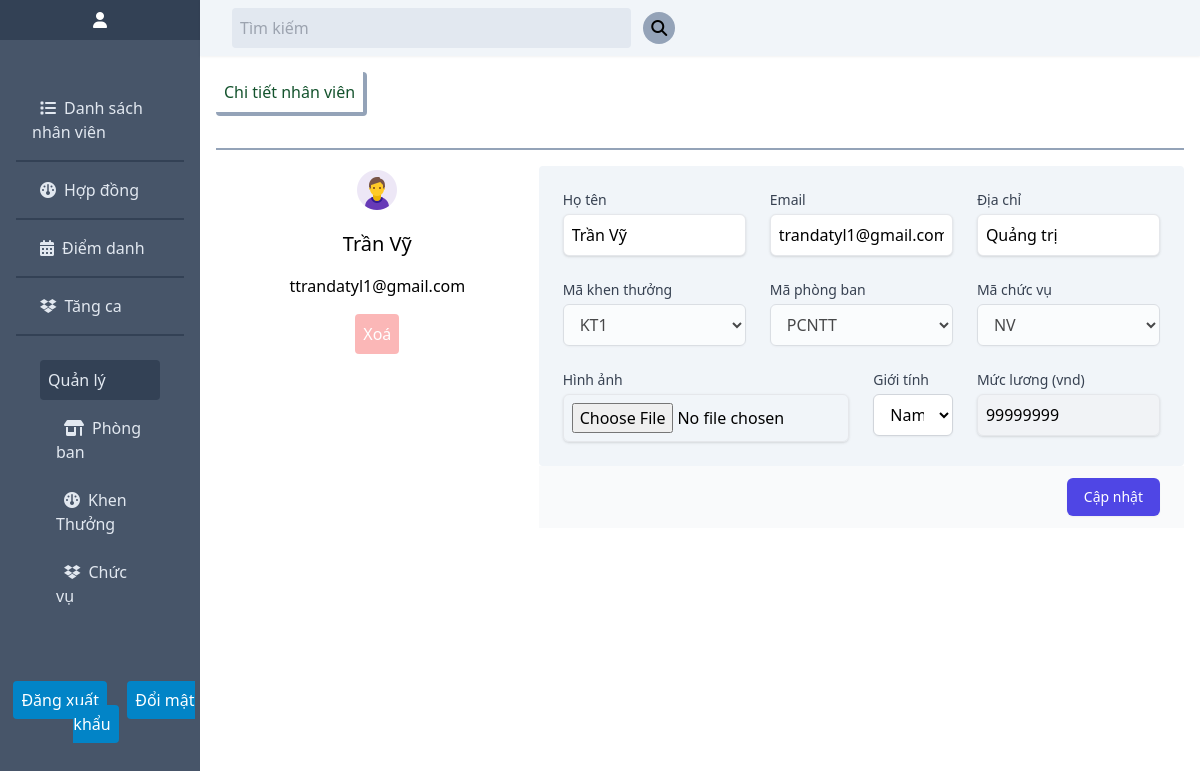
The app's page /chitietnhanvien.php?maNv=NV587 with its own data.
### tables this page shows
CREATE TABLE `nhanvien` (
  `maNV` varchar(20) NOT NULL,
  `password` varchar(20) NOT NULL,
  `luong` int(11) NOT NULL,
  `hoten` varchar(30) NOT NULL,
  `hinhanh` varchar(20) NOT NULL,
  `diachi` varchar(20) NOT NULL,
  `email` varchar(33) NOT NULL,
  `gioitinh` int(1) NOT NULL,
  `trangthai` int(1) NOT NULL,
  `maKT` varchar(20) NOT NULL,
  `maPhongBan` varchar(20) NOT NULL,
  `maChucVu` varchar(20) NOT NULL
);

### src/controller/userController.php (called while the page is built, shortened)
<?php
class userController
{
    public function user_detail($id) {
        $User = new User();
        $data = $User->getId($id);
        include_once './src/views/user-detail.php';
    }
}

### src/config/database.php (called while the page is built, shortened)
<?php
class Database {
    public $hostname = 'localhost';
    public $username = 'root';
    public $pw = '';
    public $dbname = 'du_an1';
    public function __construct()
    {
        $this->conn = mysqli_connect($this->hostname, $this->username, $this->pw, $this->dbname);
    }
}
?>

### src/model/User.php (called while the page is built, shortened)
<?php
class User extends Database
{
    public function getId($id)
    {
        $reusult = mysqli_query($this->conn, "SELECT * FROM nhanvien where maNv = '$id'");
        $data = mysqli_fetch_assoc($reusult);
        return $data;
    }
}

### src/views/user-detail.php (the view, shortened to what this page needs)
<?php
require './src/views/component/head.php';
?>
<body>
    <main>
        <?php
        require './src/views/component/nav.php';
        ?>
        <section class="float-right w-5/6 relative">
            <?php
            require './src/views/component/search-header.php';
            ?>
            <div class="content-home bg_user ">
                <div class="flex text-green-900 font-medium">
                    <p class="border border-slate-400 rounded border-0 border-r-4 border-b-4 m-4 p-2">Chi tiết nhân viên</p>
                </div>
                <hr class="m-4 border-b-2 border-0 border-slate-400">
                <div class="m-4 flex">
                    <div class="w-1/3 text-center">
                        <img  class="m-auto" src="./assets/img/<?php echo $data['hinhanh']?>" alt="">
                        <p class="mt-4 font-medium text-xl"><?php echo $data['hoten'] ?></p>
                        <p class="mt-4">t<?php echo $data['email'] ?></p>
                        <form action="./crud.php" method="GET">
                            <button class="disabled disabled:opacity-50 rounded p-2 m-2 mt-4 bg-red-400 text-white" type="submit">Xoá</button>
                        </form>
                    </div>
                    <div class="w-2/3">
                        <form action="./crud.php" method="POST" class="">
                            <div class="overflow-hidden">
                                <div class="bg-slate-100 px-4 py-5 sm:p-6  rounded">
                                    <div class="grid grid-cols-6 gap-6 relative">
                                        <div class="col-span-2">
                                            <label for="fullName" class="block text-sm font-medium text-gray-700">Họ tên</label>
                                            <input type="text" name="fullName" id="fullName"  value="<?php echo $data['hoten'] ?>" autocomplete="given-name" class="mt-1 block w-full p-2 border rounded-md shadow focus:border-indigo-500">
                                        </div>
                                        <div class="col-span-2">
                                            <label for="email" class="block text-sm font-medium text-gray-700">Email</label>
                                            <input type="email" name="email" id="email" value="<?php echo $data['email'] ?>" autocomplete="email" class="mt-1 block w-full p-2 border rounded-md shadow focus:border-indigo-500">
                                        </div>
                                        <div class="col-span-2">
                                            <label for="address" class="block text-sm font-medium text-gray-700">Địa chỉ</label>
                                            <input type="text" value="<?php echo $data['diachi'] ?>" name="address" id="address" autocomplete="address-level1" class="mt-1 block w-full p-2 border rounded-md shadow focus:border-indigo-500">
                                        </div>
                                        <div class="col-span-2">
                                            <label for="maKT" class="block text-sm font-medium text-gray-700">Mã khen thưởng</label>
                                            <select id="maKT" name="maKT" autocomplete="maKT-name" class="mt-1 disabled block w-full rounded-md border border-gray-300 bg-white py-2 px-3 shadow-sm focus:border-indigo-500 focus:outline-none focus:ring-indigo-500">
                                                <option><?php echo $data['maKT']?></option>
                                            </select>
                                        </div>
                                        <div class="col-span-2">
                                            <label for="maPB" class="block text-sm font-medium text-gray-700">Mã phòng ban</label>
                                            <select id="maPB" name="maPB" autocomplete="maPB-name" class="disabled mt-1 disabled block w-full rounded-md border border-gray-300 bg-white py-2 px-3 shadow-sm focus:border-indigo-500 focus:outline-none focus:ring-indigo-500">
                                                <option><?php echo $data['maPhongBan']?></option>
                                            </select>
                                        </div>
                                        <div class="col-span-2">
                                            <label for="maCV" class="block text-sm font-medium text-gray-700">Mã chức vụ</label>
                                            <select id="maCV" name="maCV" autocomplete="maCV-name" class="mt-1 disabled block w-full rounded-md border border-gray-300 bg-white py-2 px-3 shadow-sm focus:border-indigo-500 focus:outline-none focus:ring-indigo-500">
                                                <option><?php echo $data['maChucVu']?></option>
                                            </select>
                                        </div>
                                        <div class="col-span-3">
                                            <label for="img" class="block text-sm font-medium text-gray-700">Hình ảnh</label>
                                            <input type="file" name="img" id="img" autocomplete="family-name" class="mt-1 block w-full p-2 border rounded-md shadow focus:border-indigo-500">
                                        </div>
                                        <div class="col-span-1">
                                            <label for="gender" class="block text-sm font-medium text-gray-700">Giới tính</label>
                                            <select id="gender" name="gender" autocomplete="gender-name" class="mt-1 block w-full rounded-md border border-gray-300 bg-white py-2 px-3 shadow-sm focus:border-indigo-500 focus:outline-none focus:ring-indigo-500">
                                                <option value="0">Nam</option>
                                            </select>
                                        </div>
                                        <div class="col-span-2">
                                            <label for="salary" class="block text-sm font-medium text-gray-700">Mức lương (vnd)</label>
                                            <input type="text" value="<?php echo $data['luong']?>" name="salary" id="salary" autocomplete="salary" class="mt-1 disabled block w-full p-2 border rounded-md shadow focus:border-indigo-500">
                                        </div>
                                    </div>
                                </div>
                                <div class="bg-gray-50 px-4 py-3 text-right sm:px-6">
                                    <button type="submit" class="inline-flex justify-center rounded-md border border-transparent bg-indigo-600 py-2 px-4 text-sm font-medium text-white shadow-sm hover:bg-indigo-700 focus:outline-none focus:ring-2 focus:ring-indigo-500 focus:ring-offset-2">Cập nhật</button>
                                </div>
                            </div>
                        </form>
                    </div>
                </div>
            </div>
        </section>
    </main>
</body>
</html>

### records on screen
nhanvien: hinhanh (picture), hoten "Trần Vỹ", email "trandatyl1@gmail.com", fullName "Trần Vỹ", address "Quảng trị", maKT "KT1", maPB "PCNTT", maCV "NV", salary "99999999"
